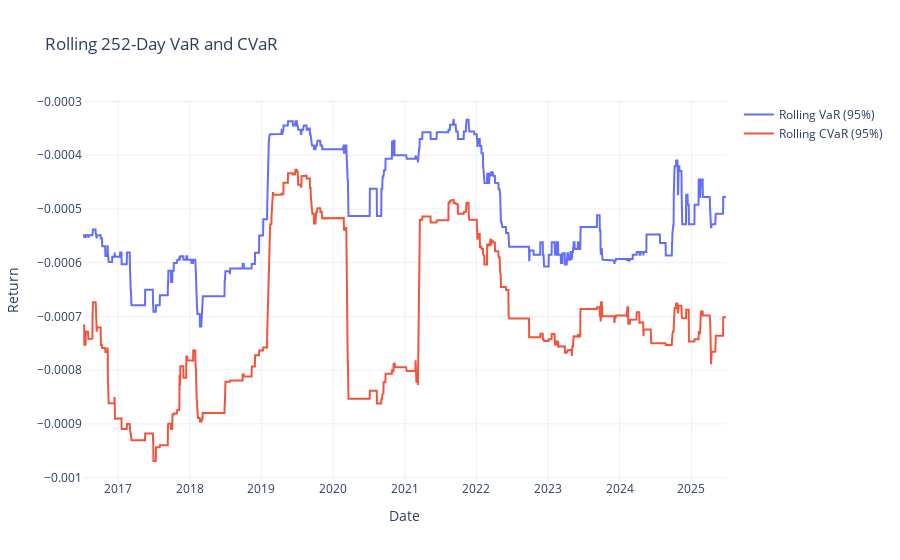

Notebook code for this chart:
### Code cell
plot_rolling_var_and_cvar(rolling_var_and_cvar)

### Figure 1 — Plotly figure (JSON) as saved in the notebook; plotly's stock layout.template omitted (floating-point values rounded to 4 significant figures; data arrays with more than 128 entries replaced by an {"elided": "..."} marker saying what was removed)
{"data": [{"name": "Rolling VaR (95%)", "type": "scatter", "x": {"elided": "2257 str values"}, "y": {"elided": "2257 float values"}}, {"name": "Rolling CVaR (95%)", "type": "scatter", "x": {"elided": "2257 str values"}, "y": {"elided": "2257 float values"}}], "layout": {"title": {"text": "Rolling 252-Day VaR and CVaR"}, "xaxis": {"title": {"text": "Date"}}, "yaxis": {"title": {"text": "Return"}}}}
